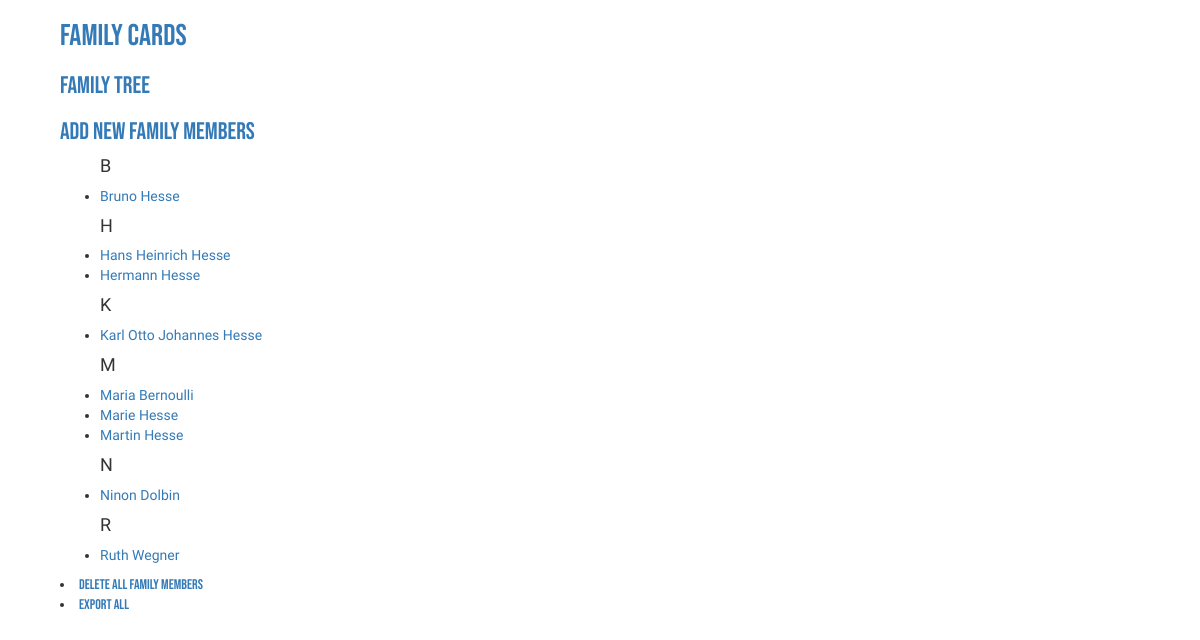
The app's page /, older data.
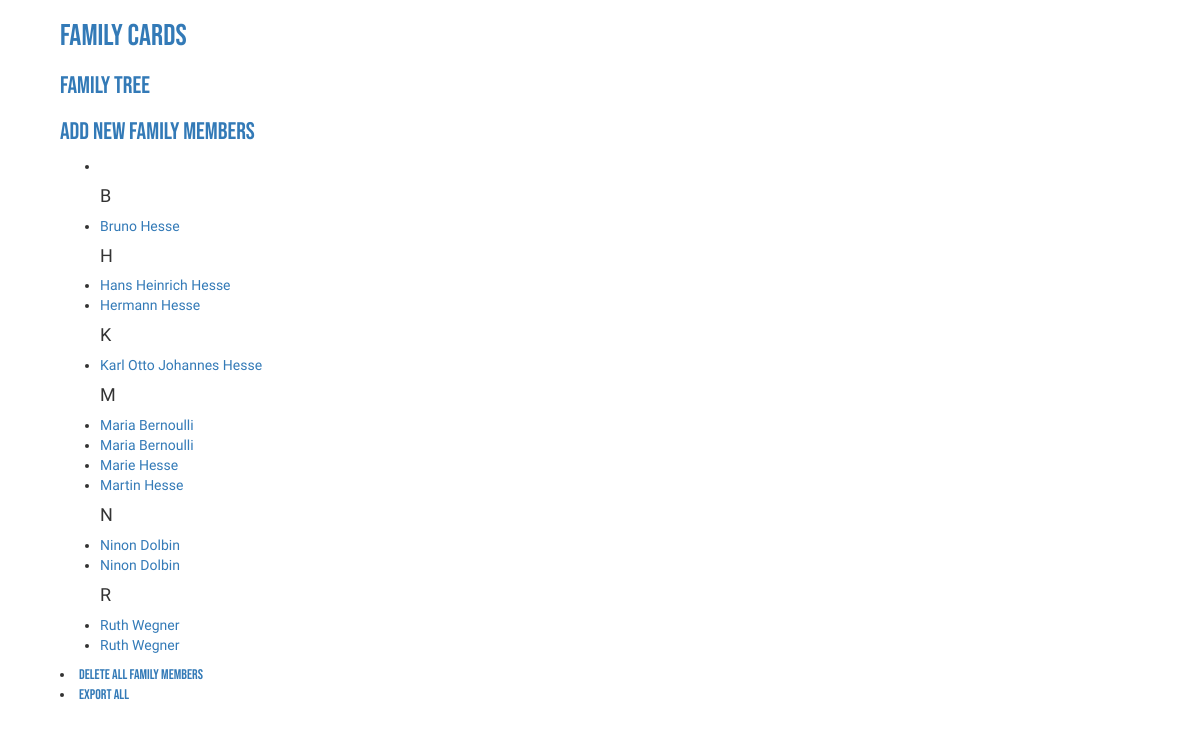
The same page, newer data.
### familycards/models.py (models this page shows, shortened)
class FamilyMember(models.Model):
    first_name = models.CharField(max_length=200)
    last_name = models.CharField(max_length=200)
    other_names = models.CharField(max_length=200, blank=True)
    birth_name = models.CharField(max_length=200, blank=True)
    slug = models.SlugField(max_length=100, unique=True)
    date_of_birth = models.DateField(blank=True)
    city_of_birth = models.CharField(max_length=200, blank=True)
    country_of_birth = models.CharField(max_length=200, blank=True)
    date_of_death = models.DateField(blank=True)
    city_of_death = models.CharField(max_length=200, blank=True)
    country_of_death = models.CharField(max_length=200, blank=True)
    education = models.CharField(max_length=200, blank=True)
    job = models.CharField(max_length=200, blank=True)
    comments = models.CharField(max_length=500, blank=True)
    parents = MembersField(blank=True)
    partners = MembersField(blank=True)
    full_name = models.CharField(blank=True, max_length=200)

### familycards/views.py (the view)
# urls.py: path('', IndexView.as_view(), name='index'),
class IndexView(TemplateView):
   template_name = 'familycards/index.html'
   def get(self, request):
      context = {'family_members': FamilyMember.objects.all().order_by('first_name')}
      return render(request, self.template_name, context)

### familycards/models.py (called while the page is built)
    def from_db_value(self, value, expression, connection):
        if value is None:
            return value
        return value.split(', ')

### familycards/templates/familycards/index.html
{% extends 'familycards/base.html' %}
{% block content %}
<div class="index-familymembers-az">
   {% if family_members %}
       <ul>
       {% for family_member in family_members %}
           {% ifchanged family_member.first_name.0 %}<h4>{{family_member.first_name.0}}</h4>{% endifchanged%}
           <li><a href="{% url 'view_member' slug=family_member.slug %}">{{ family_member.first_name }} {{ family_member.last_name }}</a></li>
       {% endfor %}
       </ul>
   {% else %}
       <p>No family members added. You can test the app with Hesse Family</p>
   {% endif %}
</div>
<div class ='members-functions'>
    <li><a href="{% url 'delete_all' %}">delete all family members</a></li>
    <li><a href="{% url 'export_csv'%}">export all</a></li>
</div>
{% endblock %}

Row changes from the older to the newer data that the page shows:
added FamilyMember: first_name "Maria", last_name "Bernoulli"
added FamilyMember: first_name "Ninon", last_name "Dolbin"
added FamilyMember: first_name "Ruth", last_name "Wegner"
